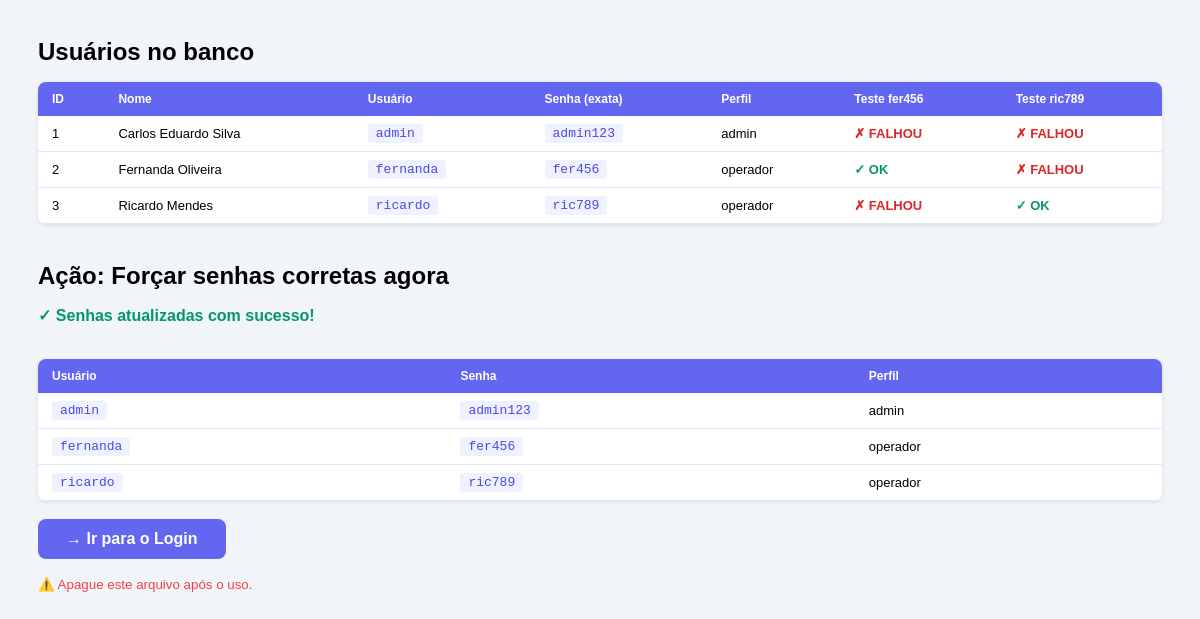
Screenshot of /teste_login.php with the database file from the repository.
### tables this page shows
CREATE TABLE IF NOT EXISTS usuarios (
    id        INT AUTO_INCREMENT PRIMARY KEY,
    nome      VARCHAR(100) NOT NULL,
    usuario   VARCHAR(50)  NOT NULL UNIQUE,
    senha     VARCHAR(255) NOT NULL,
    perfil    ENUM('admin','operador') NOT NULL DEFAULT 'operador',
    criado_em DATETIME DEFAULT CURRENT_TIMESTAMP
);

### teste_login.php (the view, shortened to what this page needs)
<?php
$pdo = getDB();
$stmt = $pdo->query("SELECT id, nome, usuario, senha, perfil FROM usuarios");
$users = $stmt->fetchAll();
echo '<h2>Usuários no banco</h2>';
echo '<table><tr><th>ID</th><th>Nome</th><th>Usuário</th><th>Senha (exata)</th><th>Perfil</th><th>Teste fer456</th><th>Teste ric789</th></tr>';
foreach ($users as $u) {
    $testFer = ($u['senha'] === 'fer456') ? '<span class="ok">✓ OK</span>' : '<span class="err">✗ FALHOU</span>';
    $testRic = ($u['senha'] === 'ric789') ? '<span class="ok">✓ OK</span>' : '<span class="err">✗ FALHOU</span>';
    echo "<tr>
        <td>{$u['id']}</td>
        <td>{$u['nome']}</td>
        <td><code>{$u['usuario']}</code></td>
        <td><code>" . htmlspecialchars($u['senha']) . "</code></td>
        <td>{$u['perfil']}</td>
        <td>$testFer</td>
        <td>$testRic</td>
    </tr>";
}
echo '</table>';
echo '<br><h2>Ação: Forçar senhas corretas agora</h2>';
$pdo->exec("UPDATE usuarios SET senha = 'admin123' WHERE usuario = 'admin'");
$pdo->exec("UPDATE usuarios SET senha = 'fer456'   WHERE usuario = 'fernanda'");
$pdo->exec("UPDATE usuarios SET senha = 'ric789'   WHERE usuario = 'ricardo'");
$pdo->exec("INSERT IGNORE INTO usuarios (nome, usuario, senha, perfil) VALUES
    ('Carlos Eduardo Silva', 'admin',    'admin123', 'admin'),
    ('Fernanda Oliveira',    'fernanda', 'fer456',   'operador'),
    ('Ricardo Mendes',       'ricardo',  'ric789',   'operador')");
echo '<p class="ok">✓ Senhas atualizadas com sucesso!</p>';
$stmt2 = $pdo->query("SELECT usuario, senha, perfil FROM usuarios");
echo '<br><table><tr><th>Usuário</th><th>Senha</th><th>Perfil</th></tr>';
foreach ($stmt2->fetchAll() as $u) {
    echo "<tr><td><code>{$u['usuario']}</code></td><td><code>" . htmlspecialchars($u['senha']) . "</code></td><td>{$u['perfil']}</td></tr>";
}
echo '</table>';
echo '<br><a href="index.php" style="display:inline-block;padding:11px 28px;background:#6366f1;color:#fff;border-radius:8px;text-decoration:none;font-weight:700">→ Ir para o Login</a>';
echo '<br><br><small style="color:#ef4444">⚠️ Apague este arquivo após o uso.</small>';

### teste_login.php (style rules this page uses)
table { border-collapse:collapse;width:100%;background:#fff;border-radius:8px;overflow:hidden;box-shadow:0 1px 4px rgba(0,0,0,.1) }
th { background:#6366f1;color:#fff;padding:10px 14px;text-align:left;font-size:12px }
td { padding:10px 14px;border-bottom:1px solid #e2e8f0;font-size:13px }
code { background:#eef2ff;color:#4f46e5;padding:2px 8px;border-radius:4px }
.ok { color:#059669;font-weight:700 }
.err { color:#dc2626;font-weight:700 }
h2 { margin-bottom:16px }

### rows the page displays
usuarios: id "1", nome "Carlos Eduardo Silva", usuario "admin", senha "admin123", perfil "admin", shows "✗ FALHOU"
usuarios: id "2", nome "Fernanda Oliveira", usuario "fernanda", senha "fer456", perfil "operador", shows "✓ OK", shows "✗ FALHOU"
usuarios: id "3", nome "Ricardo Mendes", usuario "ricardo", senha "ric789", perfil "operador", shows "✗ FALHOU", shows "✓ OK"
